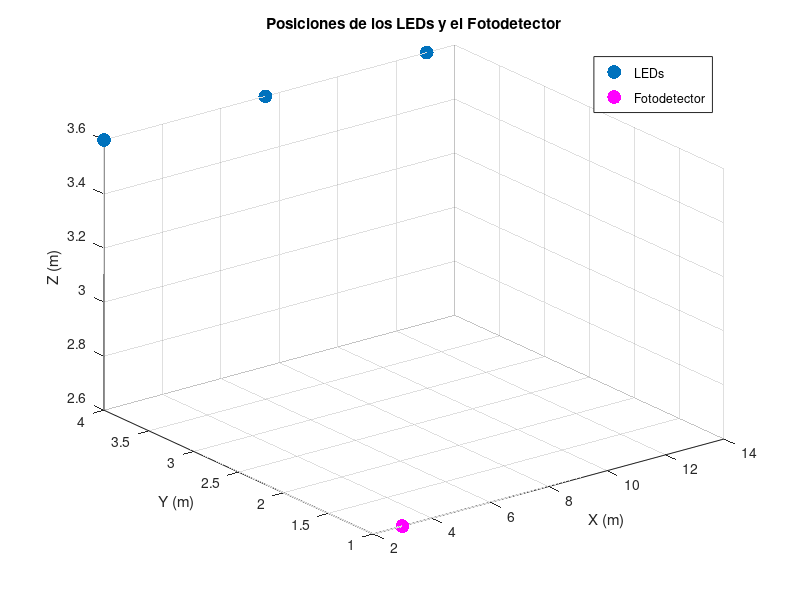

Write MATLAB code to recreate this figure. (Note: this script raises an error after producing the figure.)
%La presente simulación es para un sistema MISO que se compone de 3 LEDs
%transmisores y 1 receptor óptico, se ambienta en un túnel minero de 4
%metros de altura, 4 metros de ancho y 16 metros de largo.

%Consideraciones:
%El túnel tiene lumianrias colineales entre sí a lo largo del eje X
%(16[m]), se estudia la separación que deben tener las luminarias entre sí
%por medio de un estudio luminotécnico tomando consideraciones básicas del
%reglamento de seguridad minera y el manual de carreteras, y así también se
%define la potencia de transmisión en cada caso para no generar
%deslumbramiento.
%Los supuestos son ideales y basados en la documentación de fotodetectores
%utilizados en investigaciones similares dentro del estudio de VLC en la
%universidad Diego Portales. Sin embargo, son parámetros que pueden ser
%modificados para estudiar otros fenómenos.
%No se estudia el comportamiento del canal NLOS, ni ruido en el ambiente.


clc;
clear all;
close all;

% DEFINICIÓN DE PARÁMETROS INICIALES
pw = 0.6;                                    % coeficiente de reflexión del área reflectiva
ang_rad = 60;                                % semi-ángulo de mitad de potencia del LED [60-90]
m = 1;                                       % número Lambertiano
Ap = 0.0001;                                 % área física del receptor (1 cm^2) (igual a Adet)
eta = 1.5;                                   % índice de refracción del PD
fov = 70;                                    % field of view

% parámetros de los ángulos de inclinación y rotación
beta_i = 45;                                 % ángulo de inclinación del LED con respecto al eje z
alpha_i = 45;                                % ángulo de rotación del LED con respecto al eje x
beta_j = 0;                                  % ángulo de inclinación inicial del PD
alpha_j = 45;                                % ángulo de rotación del PD con respecto al eje x

% posición Ti
x_i = 3;
y_i = 0.5;
z_i = 3.6;

% posición del receptor
x_j = 3;
y_j = 1; 
z_j = 2.6;

% Calcular normal del LED
N_LED = [sin(beta_i * pi / 180) * cos(alpha_i * pi / 180), ...
          sin(beta_i * pi / 180) * sin(alpha_i * pi / 180), ...
          cos(beta_i * pi / 180)];

% Vector desde el LED al receptor
vector_to_receiver = [x_j - x_i, y_j - y_i, z_j - z_i];

% Normalizar el vector
norm_vector = vector_to_receiver / norm(vector_to_receiver);


% DEFINICIÓN DE PARÁMETROS DEL CÓDIGO SECUNDARIO
theta = 70;                              % Semi-ángulo de media potencia
Adet = Ap;                               % Área del detector
Ts = 1;                                  % Ganancia de un filtro óptico
index = 1.5;                             % Índice de refracción de una lente
FOV = 60 * pi / 180;                     % Campo de visión (FOV) del receptor
G_Con = (index^2) / sin(FOV);            % Ganancia de un concentrador óptico
c = 3e8;                                 % Velocidad de la luz en m/s


%posiciones de los LEDs a lo largo del eje X
LED_pos = [
    2, 4, 3.6;   % LED 1
    7.52, 4, 3.6;   % LED 2
    13.04, 4, 3.6    % LED 3
];

Pos_FD = zeros(16, 3);
for i = 1:16                        %en total son 16 puntos y solo avanzará en el eje X
    Pos_FD(i, :) = [i, 2, 2.6];     % Posiciones del fotodetector (x, y, z)
end

FD = [x_j, y_j, z_j];                       % Usar la posición del receptor
P_transmision = 20;                         % Potencia de transmisión de los LEDs
P_recepcion = zeros(1, size(LED_pos, 1));   % potencia recibida

% Calcular la potencia recibida desde cada LED en función de Hlos
for i = 1:size(LED_pos, 1)
    Xi = LED_pos(i, 1);
    Yi = LED_pos(i, 2);
    hi = LED_pos(i, 3);
    
    Xp = FD(1);
    Yp = FD(2);
    hp = FD(3);
    
    % Calcular la distancia y la potencia recibida
    D = sqrt((hi - hp)^2 + (Xi - Xp)^2 + (Yi - Yp)^2);
    H_LOS_dB =  Ts * G_Con * Adet * (m + 1) * ( abs((hi - hp)) )^(m + 1) / (2 * pi * D^2);
    P_recepcion(i) = (P_transmision * H_LOS_dB);
end

disp('Potencias recibidas en el fotodetector desde cada LED:');
disp(P_recepcion);

% Encontrar la potencia máxima y su índice
[P_recep_max, max_index] = max(P_recepcion);

% Encontrar todos los LEDs con la potencia máxima
max_indices = find(P_recepcion == P_recep_max);

% Extraer las coordenadas de los LEDs correspondientes
max_LED_coords = LED_pos(max_indices, :);

fprintf('La distancia correspondiente para dicha potencia es: %.2f metros\n', ...
    sqrt((max_LED_coords(1, 3) - FD(3))^2 + (max_LED_coords(1, 1) - FD(1))^2 + (max_LED_coords(1, 2) - FD(2))^2));
fprintf('Las coordenadas del LED con la potencia más alta son: (%.2f, %.2f, %.2f)\n', ...
    max_LED_coords(1, 1), max_LED_coords(1, 2), max_LED_coords(1, 3));

% Si hay más de un LED con la potencia máxima, se mostraran las coordenadas adicionales
if length(max_indices) > 1
    for j = 2:length(max_indices)
        fprintf('Otro LED con la misma potencia máxima tiene coordenadas: (%.2f, %.2f, %.2f)\n', ...
            max_LED_coords(j, 1), max_LED_coords(j, 2), max_LED_coords(j, 3));
    end
    fprintf('La ubicación del dispositivo se encuentra entre los LEDs con coordenadas (%.2f, %.2f, %.2f) y (%.2f, %.2f, %.2f)\n', ...
        max_LED_coords(1, 1), max_LED_coords(1, 2), max_LED_coords(1, 3), ...
        max_LED_coords(2, 1), max_LED_coords(2, 2), max_LED_coords(2, 3));
end

fprintf('La potencia máxima recibida es: %.4f W\n', P_recep_max);

% Graficar las posiciones de los LEDs y el fotodetector
figure;
hold on;
set(gcf, 'Color', 'w'); 
grid on;

scatter3(LED_pos(:, 1), LED_pos(:, 2), LED_pos(:, 3), 100, 'filled');
scatter3(FD(1), FD(2), FD(3), 100, 'm', 'filled');


xlabel('X (m)');
ylabel('Y (m)');
zlabel('Z (m)');
title('Posiciones de los LEDs y el Fotodetector');
legend('LEDs', 'Fotodetector');
view(3);





                
       % ----- Calcular ángulos del receptor para mejorar la recepción de señal -----%

beta_j = acosd(norm_vector(3));                     % Ángulo de inclinación
alpha_j = atan2d(norm_vector(2), norm_vector(1));   % Ángulo de rotación

disp(['Nuevo ángulo de inclinación del receptor: ', num2str(beta_j), '°']);
disp(['Nuevo ángulo de rotación del receptor: ', num2str(alpha_j), '°']);





disp('----------------------------------------------------------------------------------');  %
disp('------Resultados de potencia recibida en razón de tiempos en un sistema MISO------');
disp('----------------------------------------------------------------------------------');  % 







                         %----- Hlos con respuesta al impulso ------%



matriz_dist_ecuclidiana = zeros(3, 16);     %matriz de distancias ecuclidiana entre receptor en cada distancia en el eje X y cada uno de los transmisores de posición fija
Precepcion_t = zeros(16, 6);                %en cada una de las posiciones almacena la altura del PD(h_i), la distancia del LED de distancia euclidiana más cercana al PD (d_cercana_i), los impulsos del canal de cana uno de los 3 LEDs (H_LOS_W_t_all(i, j)), t_i que corresponde a la respuesta al impluso de la distancia más cercana
P_recep = zeros(16, 3);                     %vector utilizado para almacenar los resultados de potencia recibida      

H_LOS_W_t_all = zeros(16, 3); % 16 posiciones para el FD y 3 LEDs

%parámetros de ruido en el receptor
k = 1.38e-23;   % Constante de Boltzmann (J/K)
T = 300;        %Temperatura en Kelvin
B = 100e6;      % Ancho de banda en Hz (10 MHz)
R = 50;         % Resistencia en ohmios
q = 1.602e-19;  % Carga del electrón en coulombs
I_b = 1e-3;     % Corriente de fotodetección en amperios (1 mA)


% Calcular ruido térmico y de disparo
thermal_noise = ((sqrt( 4 * k * T *R * B))^2) / R;  % Ruido térmico en W (valor en potencia V^2/R)
I_n = ((sqrt(2 * q * I_b * B))^2) * R ;             % Corriente de ruido de disparo (valor en potencia I^2*R)


% Inicializaar vectores de SNR
SNR_Paralelos_por_LED = zeros(16,3);
SNR_MAX_Paralelos = zeros(16,2); %se tienen 2 valores en cada vector por SNR y posición, esta info sirve para gráficas
SNR_MIN_Paralelos = zeros(16,2); %se tienen 2 valores en cada vector por SNR y posición, esta info sirve para gráficas


% Inicialización del vectores para almacenar la potencia con ruido.
Pr_ruido_termico_vec = zeros(16, 3); 
Pr_ruido_disparo_vec = zeros(16, 3); 
Pr_ruido_disparo_y_termico_vec = zeros(16, 3); 


  
for i = 1:16
    % 1. Altura del FD
    h_i = Pos_FD(i, 3);
    
    for j = 1:size(LED_pos, 1)
        % Distancia euclidiana desde el FD al LED
        distancia = norm((Pos_FD(i, :) - LED_pos(j, :)));
        matriz_dist_ecuclidiana(j, i) = distancia;
    end
    
    % Obtener menor distancia de fotodetector al los LEDs
    d_cercana_i = min(matriz_dist_ecuclidiana(:, i));
    
    % Calcular tiempo t_i
    t_i = d_cercana_i / c;
    
    % Calcular H_los para cada LED
    H_LOS_W_t = zeros(1, 3); % Inicializar en W

    for j = 1:size(LED_pos, 1)
        hi = Pos_FD(i, 3);                  % Altura del FD
        hp = LED_pos(j, 3);                 % Altura del LED
        D = matriz_dist_ecuclidiana(j, i);  % Distancia correspondiente
        
        % Cálculo de H_LOS en W
        H_LOS_W_t(j) = Ts * G_Con * Adet * (m + 1) * ( abs((hi - hp)) )^(m + 1) / (2 * pi * D^2);
    end
    
    H_LOS_W_t_all(i, :) = H_LOS_W_t;
    P_recep(i, :) = H_LOS_W_t * P_transmision;


    for j = 1:size(H_LOS_W_t, 2)
        Pr_ruido_termico_vec(i, j) = H_LOS_W_t(j) * P_transmision + thermal_noise;  % Potencia recibida al adicionar ruido térmico en el receptor
        Pr_ruido_disparo_vec(i, j) = H_LOS_W_t(j) * P_transmision + I_n;            % Potencia recibida al adicionar ruido de disparo en el receptor
        Pr_ruido_disparo_y_termico_vec(i, j) = H_LOS_W_t(j) * P_transmision + I_n + thermal_noise; 
        
        % Llamada a la función calculo_SNR para cada LED y almacenar el valor en SNR_Paralelos_por_LED
        P_recepcion(i,j) = H_LOS_W_t(j) * P_transmision; % Definir la potencia de recepción para la iteración
        SNR_Paralelos_por_LED(i, j) = calculo_SNR(k, T, B, R, q, I_b, P_recepcion(i,j));
        
    end
    
    fprintf('Iteración %d: Pr_ruido_termico=%.4e, %.4e, %.4e\n', i, Pr_ruido_termico_vec(i, 1), Pr_ruido_termico_vec(i, 2), Pr_ruido_termico_vec(i, 3));
    fprintf('Iteración %d: Pr_ruido_disparo_vec=%.4e, %.4e, %.4e\n', i, Pr_ruido_disparo_vec(i, 1), Pr_ruido_disparo_vec(i, 2), Pr_ruido_disparo_vec(i, 3));


    %Mostrar resultados de potencia al adicionar ruido térmico y de disparo
    fprintf('Iteración %d: Pr_ruido_disparo_y_termico_vec=%.4e, %.4e, %.4e\n', i, Pr_ruido_disparo_y_termico_vec(i, 1), Pr_ruido_disparo_y_termico_vec(i, 2), Pr_ruido_disparo_y_termico_vec(i, 3));

    Precepcion_t(i, :) = [h_i, d_cercana_i, H_LOS_W_t_all(i, 1), H_LOS_W_t_all(i, 2), H_LOS_W_t_all(i, 3), t_i];
    
    % Mostrar valores de Precepcion_t a medida que se llena
    fprintf('Iteración %d: h_i=%.2f, d_cercana_i=%.2f, H_los_1=%.4e, H_los_2=%.4e, H_los_3=%.4e, t_i=%.6e\n', ...
            i, Precepcion_t(i, 1), Precepcion_t(i, 2), Precepcion_t(i, 3), Precepcion_t(i, 4), Precepcion_t(i, 5), Precepcion_t(i, 6));


end

fprintf('\n\n');

disp('H_LOS_W_t de cada iteración:');
disp(H_LOS_W_t_all);

fprintf('\n       Valores de potencia cuando los Nt es paralelo a Nr \n');

disp('P_recep de cada iteración:');
disp(P_recep);


fprintf('\n       Valores de potencia y ruido cuando los Nt es paralelo a Nr \n');



disp('Pr_ruido_termico de cada iteración:');
disp((Pr_ruido_termico_vec));
fprintf('\n\n');
disp('Pr_ruido_disparo_vec de cada iteración:');
disp(Pr_ruido_disparo_vec);
fprintf('\n\n');
disp('Pr_ruido_disparo_y_termico_vec de cada iteración:');
disp(Pr_ruido_disparo_y_termico_vec);
fprintf('\n\n');


fprintf('------- Valores más altos de Pr_ruido_termico por iteración -------\n');
for i = 1:size(Pr_ruido_termico_vec, 1)
    max_value = max(Pr_ruido_termico_vec(i, :)); 
    fprintf('Iteración %d: Valor máximo=%.4e\n', i, max_value);
    min_value = min(Pr_ruido_termico_vec(i, :)); 
    fprintf('Iteración %d: Valor mínimo=%.4e\n\n', i, min_value);
end

fprintf('------- Valores más altos de Pr_ruido_disparo por iteración planos paralelos -------\n');
for i = 1:size(Pr_ruido_disparo_vec, 1)
    max_value = max(Pr_ruido_disparo_vec(i, :)); 
    fprintf('Iteración %d: Valor máximo=%.4e\n', i, max_value);
    min_value = min(Pr_ruido_disparo_vec(i, :)); 
    fprintf('Iteración %d: Valor mínimo=%.4e\n\n', i, min_value);
end

fprintf('------- Valores más altos de Pr_ruido_disparo_y_termico_vec por iteración planos paralelos -------\n');
for i = 1:size(Pr_ruido_disparo_y_termico_vec, 1)
    max_value = max(Pr_ruido_disparo_y_termico_vec(i, :)); 
    fprintf('Iteración %d: Valor máximo=%.4e\n', i, max_value);
    min_value = min(Pr_ruido_disparo_y_termico_vec(i, :)); 
    fprintf('Iteración %d: Valor mínimo=%.4e\n\n', i, min_value);
end


disp('----------------------------------------------------------------------------------------------------------');  %
disp('-----------------------Calculos de SNR al adicionar ruido termico y de disparo-----------------------');
disp('----------------------------------------------------------------------------------------------------------');  % 


disp('SNR de plano receptor paralelo al plano transmisor (SNR_Paralelos_por_LED):');
disp(SNR_Paralelos_por_LED);

x_values = 1:16; 

% Graficar los valores de SNR para los tres LEDs
figure; 
hold on; 
set(gcf, 'Color', 'w'); 

% Curva para el primer LED
plot(x_values, SNR_Paralelos_por_LED(:, 1), '-o', 'DisplayName', 'LED 1', 'LineWidth', 2);

% Curva para el segundo LED
plot(x_values, SNR_Paralelos_por_LED(:, 2), '-s', 'DisplayName', 'LED 2', 'LineWidth', 2);

% Curva para el tercer LED
plot(x_values, SNR_Paralelos_por_LED(:, 3), '-d', 'DisplayName', 'LED 3', 'LineWidth', 2);


xlabel('Posiciones en x', 'FontSize', 12); 
ylabel('SNR [dB]', 'FontSize', 12);       
title('Curvas de SNR por LED con Nt y Nr paralelos', 'FontSize', 14); 
legend('show'); 
grid on; 
hold off; 





%%%%%%%%%%%%%%%%%%%%%%%%%%%%%%%%%%%%%%%%%%%%%%%%%%%%%%%%%%%%%%%%%%%%%%%%%%%%%%%%%%%%%%%%%%%




disp('----------------------------------------------------------------------------------');  %
disp('-------------Si suponemos que el FD NO está siempre paralelo al techo-------------');
disp('----------------------------------------------------------------------------------');  % 

disp('----Debemos calcular los valores de HLOS en función de los vectores de Nt y Nr----'); 


Psi = zeros(16, 3);                     % Almacenar valores de Psi para cada combinación i,j
distancia_euclidiana = zeros(16, 3);    % Almacenar distancias euclidianas
HLOS = zeros(16, 3);                    % Almacenar HLOS para cada combinación i,j
Pr_plano_no_paralelos = zeros(16, 3);   % Almacenar potencia por plano no paralelo

% Inicializar vectores de ruido
Pr_ruido_termico_vec_planos_no_paralelos = zeros(16, 3); 
Pr_ruido_disparo_vec_planos_no_paralelos = zeros(16, 3); 
Pr_ruido_disparo_y_termico_vec_planos_no_paralelos = zeros(16, 3); 


% Inicializaar vectores de SNR
SNR_NO_Paralelos_por_LED = zeros(16,3);
SNR_MAX_NO_Paralelos = zeros(16,2); 
SNR_MIN_NO_Paralelos = zeros(16,2);


% Inicialización del vector de potencia más alta por receptor
potencias_por_receptor = zeros(16, 1);
mejor_transmisor = zeros(16, 1);

for i = 1:16
    Xr = Pos_FD(i, 1);
    Yr = Pos_FD(i, 2);
    Zr = Pos_FD(i, 3);
    
    for j = 1:3
        Xt = LED_pos(j, 1);
        Yt = LED_pos(j, 2);
        Zt = LED_pos(j, 3);
        
        % Calcular Psi (ángulo entre el receptor i y el transmisor j)
        Psi(i, j) = acos((Xt * Xr + Yt * Yr + Zt * Zr) / ...
            (sqrt(Xr^2 + Yr^2 + Zr^2) * sqrt(Xt^2 + Yt^2 + Zt^2)));
        
        % Calcular distancia euclidiana entre el receptor i y el LED j
        distancia_euclidiana(i, j) = sqrt((Xt - Xr)^2 + (Yt - Yr)^2 + (Zt - Zr)^2);
        
        % Calcular HLOS para el receptor i y el LED j
        HLOS(i, j) = Ts * G_Con * Adet * (m + 1) * (cosd(theta)^m) * cos(Psi(i, j)) / ...
                     (2 * pi * distancia_euclidiana(i, j)^2);
        
        % Calcular potencia recibida por el plano no paralelo (Pr_plano_no_paralelos)
        Pr_plano_no_paralelos(i, j) = P_transmision * HLOS(i, j);
        
        % Calcular potencias con ruido térmico, de disparo y ambos
        Pr_ruido_termico_vec_planos_no_paralelos(i, j) = Pr_plano_no_paralelos(i, j) + thermal_noise;
        Pr_ruido_disparo_vec_planos_no_paralelos(i, j) = Pr_plano_no_paralelos(i, j) + I_n;
        Pr_ruido_disparo_y_termico_vec_planos_no_paralelos(i, j) = Pr_plano_no_paralelos(i, j) + I_n + thermal_noise;

        SNR_NO_Paralelos_por_LED(i, j) = calculo_SNR(k, T, B, R, q, I_b, Pr_plano_no_paralelos(i, j));

    end
    
    % Encontrar el LED con la mayor potencia para el receptor i
    [potencias_por_receptor(i), mejor_transmisor(i)] = max(Pr_plano_no_paralelos(i, :));
end

column_names = {'Receptor', 'Transmisor', 'Psi', 'Distancia Euclidiana', 'HLOS', 'Pr_plano_no_paralelos'};
result_data = [];

for i = 1:16
    for j = 1:3
        result_data = [result_data; i, j, Psi(i, j), distancia_euclidiana(i, j), HLOS(i, j), Pr_plano_no_paralelos(i, j)];
    end
end


result_table = array2table(result_data, 'VariableNames', column_names);
disp('Tabla de resultados (llegada_al_receptor):');
disp(result_table);

summary_data = [];
for i = 1:16
    summary_data = [summary_data; i, mejor_transmisor(i), Psi(i, mejor_transmisor(i)), distancia_euclidiana(i, mejor_transmisor(i)), HLOS(i, mejor_transmisor(i)), potencias_por_receptor(i)];
end

summary_table = array2table(summary_data, 'VariableNames', column_names);
disp('Tabla de Resumen - Potencia más alta por receptor:');
disp(summary_table);

%%%%%%%%%%%%%%%%%%%%%%%%%%%%%%%%%%%%%%%%%%%%%%%%%%%%%%%%%%%%%%55

disp('Pr_plano_no_paralelos de cada iteración:');
disp((Pr_plano_no_paralelos));



disp('--------------------------------------------------------------------------------------------------------------');
disp('--- Resultados de potencia con ruido cuando el ángulo entre el receptor y cada uno de los LEDs no es ideal ---');
disp('--------------------------------------------------------------------------------------------------------------');

disp('Pr_ruido_termico_planos_no_paralelos de cada iteración:');
disp((Pr_ruido_termico_vec_planos_no_paralelos));


disp('Pr_ruido_disparo_vec_planos_no_paralelos de cada iteración:');
disp(Pr_ruido_disparo_vec_planos_no_paralelos);

disp('Pr_ruido_disparo_y_termico_vec_planos_no_paralelos de cada iteración:');
disp(Pr_ruido_disparo_y_termico_vec_planos_no_paralelos);


fprintf('------- Valores más altos de Pr_ruido_termico por iteración -------\n');
for i = 1:size(Pr_ruido_termico_vec_planos_no_paralelos, 1)
    max_value = max(Pr_ruido_termico_vec_planos_no_paralelos(i, :)); 
    fprintf('Iteración %d: Valor máximo=%.4e\n', i, max_value);
    min_value = min(Pr_ruido_termico_vec_planos_no_paralelos(i, :)); 
    fprintf('Iteración %d: Valor mínimo=%.4e\n\n', i, min_value);
end

fprintf('------- Valores más altos de Pr_ruido_disparo por iteración -------\n');
for i = 1:size(Pr_ruido_disparo_vec_planos_no_paralelos, 1)
    max_value = max(Pr_ruido_disparo_vec_planos_no_paralelos(i, :)); 
    fprintf('Iteración %d: Valor máximo=%.4e\n', i, max_value);
    min_value = min(Pr_ruido_disparo_vec_planos_no_paralelos(i, :)); 
    fprintf('Iteración %d: Valor mínimo=%.4e\n\n', i, min_value);
end

fprintf('---- Valores más altos de Pr_ruido_disparo_y_termico_vec por iteración cuando los planos Nt y Nr no son paraleros ----\n');
for i = 1:size(Pr_ruido_disparo_y_termico_vec_planos_no_paralelos, 1)
    max_value = max(Pr_ruido_disparo_y_termico_vec_planos_no_paralelos(i, :)); 
    fprintf('Iteración %d: Valor máximo=%.4e\n', i, max_value);
    min_value = min(Pr_ruido_disparo_y_termico_vec_planos_no_paralelos(i, :));
    fprintf('Iteración %d: Valor mínimo=%.4e\n\n', i, min_value);
end



disp('----------------------------------------------------------------------------------------------------------');  %
disp('-----------------------Calculos de SNR al adicionar ruido termico y de disparo-----------------------');
disp('----------------------------------------------------------------------------------------------------------');  % 

disp('SNR de plano receptor no paralelo al plano transmisor (SNR_NO_Paralelos_por_LED):');
disp(SNR_NO_Paralelos_por_LED);


% Graficar los valores de SNR para los tres LEDs
figure; 
hold on; 
set(gcf, 'Color', 'w'); 

% Curva para el primer LED
plot(x_values, SNR_NO_Paralelos_por_LED(:, 1), '-o', 'DisplayName', 'LED 1', 'LineWidth', 2);

% Curva para el segundo LED
plot(x_values, SNR_NO_Paralelos_por_LED(:, 2), '-s', 'DisplayName', 'LED 2', 'LineWidth', 2);

% Curva para el tercer LED
plot(x_values, SNR_NO_Paralelos_por_LED(:, 3), '-d', 'DisplayName', 'LED 3', 'LineWidth', 2);


xlabel('Posiciones en x', 'FontSize', 12); 
ylabel('SNR [dB]', 'FontSize', 12);      
title('Curvas de SNR por LED con Nt y Nr NO paralelos', 'FontSize', 14); 

legend('show'); 
grid on; 
hold off; 



disp('----------------------------------------------------------------------------------------------------------');  %
disp('------------Calculos de comparación SNR al juntar el mejor y peor caso en curvas de MAX y MIN-------------');
disp('----------------------------------------------------------------------------------------------------------');  % 



% Obtener los valores máximos y mínimos por fila (por cada iteración)
max_values_paralelos = max(SNR_Paralelos_por_LED, [], 2); % Máximos por fila (Paralelos)
min_values_paralelos = min(SNR_Paralelos_por_LED, [], 2); % Mínimos por fila (Paralelos)

max_values_no_paralelos = max(SNR_NO_Paralelos_por_LED, [], 2); % Máximos por fila (No Paralelos)
min_values_no_paralelos = min(SNR_NO_Paralelos_por_LED, [], 2); % Mínimos por fila (No Paralelos)


figure; 
hold on; 
set(gcf, 'Color', 'w'); 


% Graficar los valores máximos de los paralelos
plot(x_values, max_values_paralelos, '-o', 'DisplayName', 'Máximos planos paralelos', 'LineWidth', 2);

% Graficar los valores máximos de los no paralelos
plot(x_values, max_values_no_paralelos, '-x', 'DisplayName', 'Máximos planos No paralelos', 'LineWidth', 2);

xlabel('Posiciones en x', 'FontSize', 12); 
ylabel('SNR [dB]', 'FontSize', 12);       
title('Curva de SNR Máximos', 'FontSize', 14); 
legend('show'); 
grid on; 
hold off;

porcentaje_max_values = (abs (max_values_no_paralelos - max_values_paralelos) ./ max_values_paralelos) * 100;

disp('Porcentaje de max_values_paralelos sobre max_values_no_paralelos:');
for i = 1:length(porcentaje_max_values)
    fprintf('%.2f%%\n', porcentaje_max_values(i));
end


% Graficar el porcentaje de max_values_paralelos sobre max_values_no_paralelos
figure;
set(gcf, 'Color', 'w'); 
plot(x_values, porcentaje_max_values, '-o', 'DisplayName', 'Porcentaje Máximos', 'LineWidth', 2);

xlabel('Posiciones en x', 'FontSize', 12); 
ylabel('Porcentaje [%]', 'FontSize', 12);  
title('Porcentaje de Máximos Paralelos sobre No Paralelos', 'FontSize', 14); 
grid on;



figure; 
hold on; 
set(gcf, 'Color', 'w'); 

% Graficar los valores mínimos de los paralelos
plot(x_values, min_values_paralelos, '-s', 'DisplayName', 'Mínimos planos paralelos', 'LineWidth', 2);

% Graficar los valores mínimos de los no paralelos
plot(x_values, min_values_no_paralelos, '-d', 'DisplayName', 'Mínimos planos No paralelos', 'LineWidth', 2);

xlabel('Posiciones en x', 'FontSize', 12); 
ylabel('SNR [dB]', 'FontSize', 12);       
title('Curva de SNR Mínimos', 'FontSize', 14); 
legend('show');
grid on;  
hold off; 



porcentaje_min_values = (abs (min_values_no_paralelos - min_values_paralelos) ./ min_values_paralelos) * 100;

disp('Porcentaje de min_values_paralelos sobre min_values_no_paralelos:');
for i = 1:length(porcentaje_min_values)
    fprintf('%.2f%%\n', porcentaje_min_values(i));
end

% Graficar el porcentaje de min_values_paralelos sobre min_values_no_paralelos
figure;
set(gcf, 'Color', 'w'); 
plot(x_values, porcentaje_min_values, '-o', 'DisplayName', 'Porcentaje Máximos', 'LineWidth', 2);

xlabel('Posiciones en x', 'FontSize', 12); 
ylabel('Porcentaje [%]', 'FontSize', 12);  
title('Porcentaje de mínimos Paralelos sobre No Paralelos', 'FontSize', 14); % Título de la gráfica
grid on; 




                        %%% ---------- DEFINICIÓN DE FUNCIONES ---------- %%%%

                        
                        
function SNR = calculo_SNR(k, T, B, R, q, I_b, P_recepcion)

    % Cálculo del ruido térmico en potencia (watts)
    V_rms_thermal = sqrt(4 * k * T * R * B);  % Voltaje RMS del ruido térmico
    ruido_termico = (V_rms_thermal^2) / R;    % Potencia del ruido térmico en watts

    % Alternativamente: ruido_termico = (4 * k * T * B) / R;
    
    % Cálculo del ruido de disparo en potencia (watts)
    I_rms_shot = sqrt(2 * q * I_b * B);  % Corriente RMS del ruido de disparo
    ruido_disparo = (I_rms_shot^2) * R;  % Potencia del ruido de disparo en watts
    
    % Alternativamente: ruido_disparo = 2 * q * I_b * B * R;
    
    % Cálculo del ruido total en potencia (watts)
    ruido_total = ruido_disparo + ruido_termico;
    
    % Cálculo del SNR (relación señal/ruido en términos de potencia)
    SNR = 10 * log10( ( P_recepcion) / ruido_total);  % relación en términos de potencia

end


disp('---------------------------------------------------------------------------------');  %
disp('------------Calculos de distancia de error de localización en metros-------------');
disp('---------------------------------------------------------------------------------');  % 

% Inicialización: convertir matriz de distancias a 2D
dist_estimada = matriz_dist_ecuclidiana'; % Cada fila contiene las distancias estimadas

% Inicialización para guardar las soluciones (x, y)
pos_estimada = zeros(size(dist_estimada, 1), 2);
error_distancia = zeros(16, 1);

%pos_estimada = calcular_posiciones(dist_estimada, LED_pos);
pos_estimada = calcularPosiciones(dist_estimada, LED_pos);
disp('Posiciones estimadas en casos sin ruido:');
disp(pos_estimada);


% Coordenadas reales (Pos_real) en 2D
Pos_real = zeros(16, 2);
for i = 1:16 % En total son 16 puntos
    Pos_real(i, :) = [i, 2]; % (x, y)
end


error_distancia = calcular_error(Pos_real, pos_estimada);
disp('Error de distancia en casos sin ruidos:');
disp(error_distancia);

plotPositions(Pos_real, pos_estimada);

%%%%%%%%%%%%%%%%%%%%%%%%%%%%%%%%%%%%%%%%%%%%%%%%%%%%%%%%%%%%%%%%%%%%%%%%%%%%

z_i = 3.6; % Altura del receptor
z_t = 2.6; % Altura del transmisor

d_estimada_no_paralelos = zeros(16, 3);
Pos_est_no_paralelos = zeros(16,2);
error_no_paralelos = zeros(16,1);

% Cálculo de d_estimada_no_paralelos
for i = 1:size(Pr_ruido_disparo_y_termico_vec_planos_no_paralelos, 1)
    for j = 1:size(Pr_ruido_disparo_y_termico_vec_planos_no_paralelos, 2)

        P_LOS_i = Pr_ruido_disparo_y_termico_vec_planos_no_paralelos(i, j);
        d_estimada_no_paralelos(i, j) = ((Ap * (m + 1) / (2 * pi)) * fov * G_Con * P_transmision * ((z_i - z_t)^(m + 1) / P_LOS_i))^(1 / (m + 3));
    
    end
end


disp('Matriz d_estimada_no_paralelos:');
disp(d_estimada_no_paralelos);

Pos_est_no_paralelos = calcularPosiciones(d_estimada_no_paralelos, LED_pos);
disp('Posiciones estimadas (No Paralelos):');
disp(Pos_est_no_paralelos);

error_no_paralelos = calcular_error(Pos_real, Pos_est_no_paralelos);
disp('Error de distancia (No Paralelos):');
disp(error_no_paralelos);


plotPositions(Pos_real, Pos_est_no_paralelos);


%%%%%%%%%%%%%%%%%%%%%%%%%%%%%%%%%%%%%%%%%%%%%%%%%%%%%%%%%%%%%%%%%%%%%%%%%%%

d_estimada_paralelos = zeros(16, 3);
Pos_est_paralelos = zeros(16,2);
error_paralelos = zeros(16,1);

% Cálculo de d_estimada_paralelos
for i = 1:size(Pr_ruido_disparo_y_termico_vec, 1)
    for j = 1:size(Pr_ruido_disparo_y_termico_vec, 2)

        P_LOS_i = Pr_ruido_disparo_y_termico_vec(i, j);
        d_estimada_paralelos(i, j) = ((Ap * (m + 1) / (2 * pi)) * fov * G_Con * P_transmision * ((z_i - z_t)^(m + 1) / P_LOS_i))^(1 / (m + 3));
    
    end
end

disp('Matriz d_estimada_paralelos:');
disp(d_estimada_paralelos);

Pos_est_paralelos = calcularPosiciones(d_estimada_paralelos, LED_pos);
disp('Valores estimados de X e Y para cada iteración:');
disp(Pos_est_paralelos);


error_paralelos = calcular_error(Pos_real, Pos_est_paralelos);
disp('Error de distancia (Paralelos):');
disp(error_paralelos);

plotPositions(Pos_real, Pos_est_paralelos);

%%%%%%%%%%%%%%%%%%%%%% FUNCIONES DE LOCALIZACION %%%%%%%%%%%%%%%%%%%%%%
function Pos_est = calcularPosiciones(d_estimada, LED_pos)

    Pos_est = zeros(size(d_estimada, 1), 2); % N filas, 2 columnas para [X, Y]

    % Iterar sobre cada fila de d_estimada para calcular X e Y
    for i = 1:size(d_estimada, 1)
        XLed = LED_pos(:, 1);
        YLed = LED_pos(:, 2);

        % Extraer las distancias estimadas para la iteración actual
        dist_actual = d_estimada(i, :);

        % Ordenar las distancias y seleccionar las dos menores
        [~, indices_ordenados] = sort(dist_actual);
        idx1 = indices_ordenados(1); % Menor distancia
        idx2 = indices_ordenados(2); % Segunda menor distancia

        % Definir distancias y coordenadas asociadas
        dest1 = dist_actual(idx1);
        dest2 = dist_actual(idx2);
        Xled1 = XLed(idx1);
        Xled2 = XLed(idx2);

        % Calcular X usando la fórmula dada
        numerator = dest1^2 - dest2^2 - Xled1^2 + Xled2^2;
        denominator = -2 * Xled1 + 2 * Xled2;

        if denominator ~= 0
            X = abs(numerator / denominator);
        else
            X = NaN; % Si hay división por cero, asignar NaN
        end

        % Fijar Y como constante (por simplificación)
        Y = encontrar_y_optimo(X, Xled1, dest1);

        % Guardar los valores en la matriz de posiciones estimadas
        Pos_est(i, :) = [X, Y];
    end
end

function y_opt = encontrar_y_optimo(x, x_led, dest)
    % Función para encontrar el valor óptimo de y en el rango [1, 3]
    % que minimiza la ecuación (x - x_led)^2 + (y - 2)^2 - dest^2

    % Definir la función objetivo
    objective = @(y) abs((x - x_led)^2 + (y - 4)^2 - dest^2);

    % Configurar opciones para fminbnd con mayor precisión
    options = optimset('TolX', 23e-6, 'Display', 'off');

    % Usar fminbnd para encontrar el valor óptimo de y en el rango [1, 3]
    y_opt = fminbnd(objective, 1.25, 2.75, options);
end

%%%%%%%%%%%%%%%%%%%%% Fin de calculo de localización %%%%%%%%%%%%%%%%%%%%%




function error_distancia = calcular_error(Pos_real, pos_estimada)
    error_distancia = zeros(size(Pos_real, 1), 1);

    % Calcular la distancia para cada punto
    for i = 1:size(Pos_real, 1)
        % Extraer coordenadas reales (x, y) y estimadas (x, y)
        x_real = Pos_real(i, 1);
        y_real = Pos_real(i, 2);

        x_est = pos_estimada(i, 1);
        y_est = pos_estimada(i, 2);

        % Calcular la distancia euclidiana
        error_distancia(i) = sqrt((x_real - x_est)^2 + (y_real - y_est)^2);
    end
end

function plotPositions(real_pos, estim_pos)

    % Verificar dimensiones de entrada
    if size(real_pos, 2) ~= 2 || size(estim_pos, 2) ~= 2
        error('Ambos vectores deben ser matrices Nx2 con columnas [x, y].');
    end

    figure;
    hold on;
    set(gcf, 'Color', 'w'); 
    plot(real_pos(:, 1), real_pos(:, 2), 'kx', 'DisplayName', 'Posición real'); % Cruces negras
    plot(estim_pos(:, 1), estim_pos(:, 2), 'ro', 'DisplayName', 'Posición estimada'); % Círculos rojos
    legend;
    xlabel('X');
    ylabel('Y');
    axis([0 16 0 4]); % Ajustar el rango del gráfico
    axis equal;
    grid on;
    title('Desviación posición real v/s estimada');
    hold off;
end


